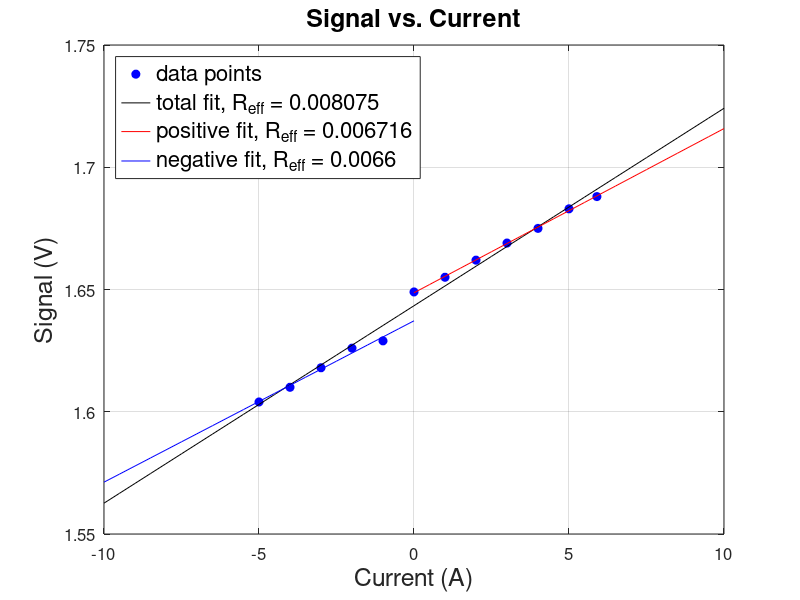

This figure's MATLAB source:
clear; format short
axesSize = 18;
tickSize = 12;
titleSize = 18;
markerSize = 8;
legSize = 16;
lw = 1;

%% data
curr_pos = [0 1 2 3 4 5 5.9]; % in A
signal_pos = [1.649 1.655 1.662 1.669 1.675 1.683 1.688]; % in V
curr_neg = [-1 -2 -3 -4 -5]; % in A
signal_neg = [1.629 1.626 1.618 1.610 1.604]; % in V
curr = [curr_pos curr_neg]; % in A
signal = [signal_pos signal_neg]; % in V

clf; figure(1)
plot(curr,signal,'bo','MarkerFaceColor','blue')
set(gca,'FontSize',tickSize)
grid on
xlabel('Current (A)','FontSize',axesSize)
ylabel('Signal (V)','FontSize',axesSize)
title('Signal vs. Current','FontSize',titleSize)
hold on

% linear fit
P = polyfit(curr,signal,1);
modelCurr = -10:.5:10;
modelSignal = polyval(P,modelCurr);

% slope is the EFFECTIVE resistance of the current sensor
R = P(1)  
% the actual resistor should be 100 ?m

plot(modelCurr,modelSignal,'k-');

% linear fit for postive and negative current separately
P_pos = polyfit(curr_pos, signal_pos,1);
R_pos = P_pos(1)
modelCurr_pos = 0:.5:10;
modelSignal_pos = polyval(P_pos,modelCurr_pos);

P_neg = polyfit(curr_neg, signal_neg, 1);
R_neg = P_neg(1)
modelCurr_neg = -10:.5:0;
modelSignal_neg = polyval(P_neg,modelCurr_neg);

plot(modelCurr_pos, modelSignal_pos, 'r-')
plot(modelCurr_neg, modelSignal_neg, 'b-')

totalFitLeg = sprintf('total fit, R_{eff} = %.4g',R);
posFitLeg = sprintf('positive fit, R_{eff} = %.4g',R_pos);
negFitLeg = sprintf('negative fit, R_{eff} = %g',R_neg);

leg = legend('data points',totalFitLeg, posFitLeg, negFitLeg, 'Location','northwest');
set(leg,'FontSize',legSize);

hold off;

